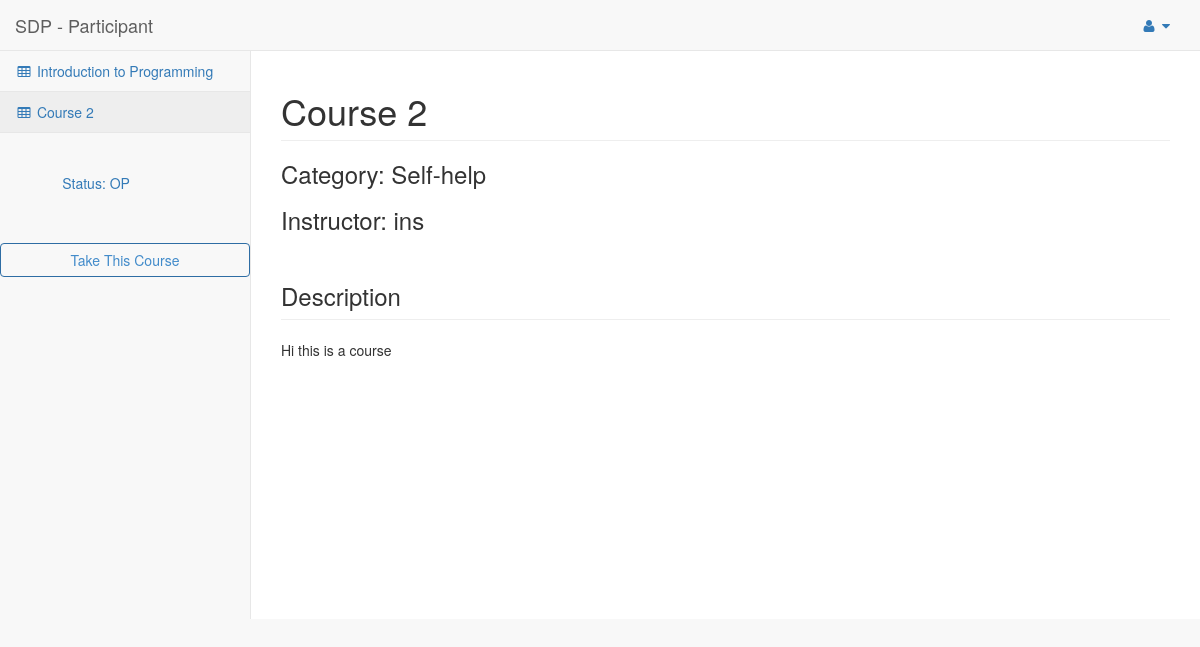
The page /SDP/enroll/21/ (signed in) on the database its author committed.
### SDP/models.py (models this page shows, shortened)
class Course(models.Model):
	name = models.CharField(max_length=200)
	course_detail = models.TextField()
	OPEN = 'OP'
	DRAFT = 'DR'
	CLOSED = 'CL'
	STATUS_CHOICES = (
		(OPEN, 'Open'),
		(DRAFT, 'Draft'),
		(CLOSED, 'Closed'),
	)
	status = models.CharField(
		max_length=2,
		choices = STATUS_CHOICES,
		default = DRAFT,
	)
	category = models.ForeignKey(Category)
	instructor =  models.ForeignKey(User)

class Category(models.Model):
	name = models.CharField(max_length=200)

### SDP/views.py (the view)
# urls.py: url(r'^enroll/(?P<course_id>[0-9]+)/$', views.enroll, name='enroll'),
@login_required(login_url='/SDP/login')
def enroll(request, course_id):
	template = loader.get_template('enroll.html')
	e = Course.objects.all().filter(status='OP')
	if course_id == "0":
		return HttpResponse(template.render({'enroll': e,}, request))
	try:
		c = Course.objects.get(pk=course_id)
	except c.DoesNotExist:
		raise Http404("Course does not exist")
	context = {
		'enroll': e,
		'course': c,
	}
	return HttpResponse(template.render(context, request))

### SDP/templates/enroll.html (shortened to what this page needs)
<!DOCTYPE html>
<html lang="en">
{% load static %}
<head>
    <link href="{% static 'vendor/bootstrap/css/bootstrap.min.css' %}" rel="stylesheet">
    <link href="{% static 'vendor/metisMenu/metisMenu.min.css' %}" rel="stylesheet">
    <link href="{% static 'dist/css/sb-admin-2.css' %}" rel="stylesheet">
    <link href="{% static 'vendor/morrisjs/morris.css' %}" rel="stylesheet">
    <link href="{% static 'vendor/font-awesome/css/font-awesome.min.css' %}" rel="stylesheet" type="text/css">
</head>
<body>
    <div id="wrapper">
        <nav class="navbar navbar-default navbar-static-top" role="navigation" style="margin-bottom: 0">
            <div class="navbar-header">
                <span class="navbar-brand" href="">SDP - Participant</span>
            </div>
            <ul class="nav navbar-top-links navbar-right">
                <li class="dropdown">
                    <a class="dropdown-toggle" data-toggle="dropdown" href="#">
                        <i class="fa fa-user fa-fw"></i> <i class="fa fa-caret-down"></i>
                    </a>
                </li>
            </ul>
            <div class="navbar-default sidebar" role="navigation">
                <div class="sidebar-nav navbar-collapse">
                    <ul class="nav" id="side-menu">
                        {% if enroll %}
                        {% for course in enroll %}
                        <li>
                            <a href="/SDP/enroll/{{course.id}}/"><i class="fa fa-table fa-fw"></i> {{course.name}}</a>
                        </li>
                        {% endfor %}
                        {% endif %}
                        <br>
                        <br>
                        {% if enroll %}
                        <p class="text-primary">
                            &nbsp; &nbsp; &nbsp; &nbsp; &nbsp; &nbsp; &nbsp; &nbsp; Status: {{course.status}}
                        </p>
                        {% else %}
                        <p class="text-primary">
                            &nbsp; &nbsp; &nbsp; &nbsp; &nbsp; &nbsp; &nbsp; &nbsp; Status: N/A
                        </p>
                        {% endif %}
                        <br>
                        <br>
                        <button class="btn btn-outline btn-primary btn-block" onclick="enroll({{course.id}})">Take This Course</button>
                    </ul>
                </div>
            </div>
        </nav>
        <div id="page-wrapper">
        {% if course %}
            <div class="row">
                <div class="col-lg-12">
                    <h1 class="page-header">{{course.name}}</h1>
                    <h3>Category: {{course.category.name}}</h3>
                    <h3>Instructor: {{course.instructor}}</h3>
                </div>
            </div>
            <div class="row">
                <div class="col-lg-12">
                    <h3 class="page-header">Description</h3>
                </div>
                <div class="col-lg-12">
                {{course.course_detail}}
                </div>
            </div>
        {% endif %}
        </div>
    </div>
</body>
</html>

### rows shown on the page
Course: name "Introduction to Programming"
Course: name "Course 2", status "OP", category.name "Self-help", instructor "ins", course_detail "Hi this is a course"
